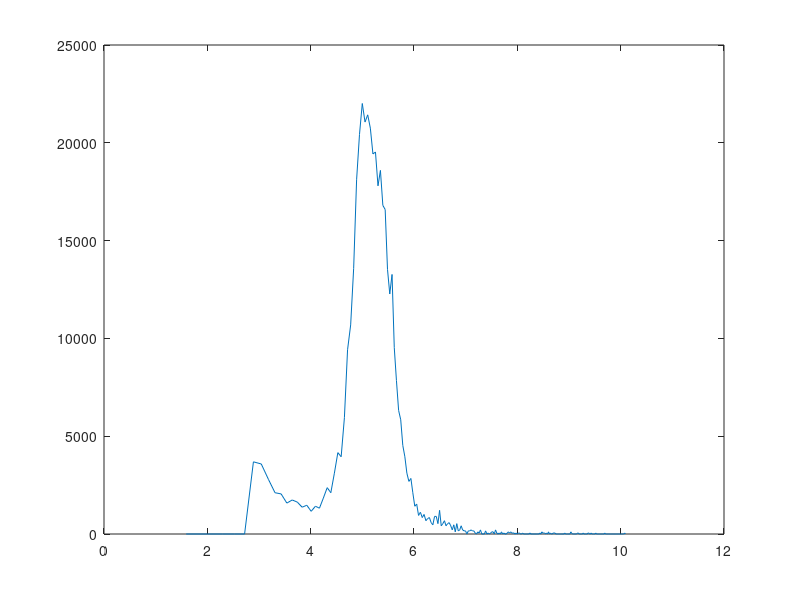

This chart was generated by the following MATLAB code: (Note: this script raises an error after producing the figure.)
% M-file to calculate the linear extinction cross-section and attenuation
% of a given microbubble population
%
% Based on the paper "uniform scattering and attenuation..."
% fit 2kpa attenuation

clear all 
%close all

tic
%% load size distribution and exp data
load size20171214tip730ul
load 2017-12-14dspc2_3ul
% load size20171214dspc2_3ul.mat % size data
% load 2017-12-14dspc2_3ul.mat     % fexcitation-attenuation data

plott = 1;% set this to 0 when fitting

%% driving parameters
frange = [1:0.1:2]*1e6;% frequency range of interest
Pressure = 40e3; % driving pressure Pa
                    
%% bubble parameters
r0 = 0.5*D(:,1)/1e6;% Microbubble radii of interest (rmin to rmax of sizing data), um
%r0 = linspace(2e-6,3e-6,100);% Microbubble radii of interest (rmin to rmax of sizing data)
% plot mb size distribution
figure;
plot(D(:,1),D(:,2))

elas_mod_range = 3.3%:0.01:0.9%:0.1:1;% Elastic compression modulus (Marmottant model), N/m Chi
kaps_range =  1e-8%[1:1:25]*1e-9;% Interfacial dilational viscosity
sig_mar_range = 0.002%[0:0.001:0.02];% initial Surface tension water/lipid/PFC interface (coated bubble), N/m
nratio = 8% adjustment of mbs concentration

%% holder parameters
volume = 50*1e-6; % holder volume m^3 5e-6 50ml
d = 0.5e-2; % holder path length m

%% Physical Parameters (SI units)

kap = 1.07;% Octofluoropropane polytropic exponent
mu = 0.001;% Shear liquid viscosity, Pa*s
rho = 998;% Density of liquid, kg/m^3
P0 = 1e5;% Atmospheric pressure, Pa
sig = 0.072;% Surface tension, water/PFC gas interface (free bubble), N/m
c = 1498;% Sound speed in liquid, m/s


for CHIii = 1:length(elas_mod_range)
    for kapsii = 1:length(kaps_range)
        for sig_marii =1:length(sig_mar_range)
            elas_mod = elas_mod_range(CHIii);
            kaps = kaps_range(kapsii);
            sig_mar = sig_mar_range(sig_marii);
            
                for iradius = 1:length(r0)
                    %% Driving, Natural, and Resonant Frequencies
                    
                    wd = (2*pi).*(frange);% Angular driving frequency
                    w0 = (1./r0(iradius)).*sqrt(((3*kap*P0)/rho).*(1+((2*sig)./(P0.*r0(iradius))))- ...
                        ((2*sig)./(rho.*r0(iradius))));% Angular Minnaert natural frequency including surface tension (free bubble), pg.183 Acoustic Bubble
                    
                    % Marmottant
                    w0_mar = (1./r0(iradius)).*sqrt(((3*kap*P0)/rho).*(1+((2*sig_mar)./(P0.*r0(iradius))))- ...
                        ((2*sig_mar)./(rho.*r0(iradius)))+((4*elas_mod)./(r0(iradius).*rho)));%Angular natural frequency for coated bubble (Marmottant model)
                    
                    %% Damping
                    
                    % Damping for free bubble
                    d_vis = (4*mu)./(rho.*w0.*(r0(iradius).^2));% Damping from liquid (viscosity)
                    d_shell = 0;% Damping from shell encapsulation (dilational viscosity)
                    d_rad = ((wd.^2).*r0(iradius))./(w0.*c);% Damping from acoustic radiation (frequency dependent!)
                    
                    d_total = d_vis + d_shell + d_rad;% Total damping
                    
                    % Damping for Marmottant Model
                    d_vis_mar = (4*mu)./(rho.*w0_mar.*(r0(iradius).^2));% Damping from liquid (viscosity)
                    d_shell_mar = (4*kaps)./(rho.*w0_mar.*(r0(iradius).^3));% Damping from shell encapsulation (dilational viscosity)
                    d_rad_mar = ((wd.^2).*r0(iradius))./(w0_mar.*c);% Damping from acoustic radiation (frequency dependent!)
                    
                    d_total_mar = d_vis_mar + d_shell_mar + d_rad_mar;% Total damping
                    
                    %% Extinction Cross-section
                    
                    % Free bubble
                    cap_omega = w0./wd;
                    lin_ext_cross(iradius,:) = (4*pi.*r0(iradius).^2).*((c.*d_total)./(w0.*r0(iradius))).* ...
                        ((cap_omega.^2)./(((1-(cap_omega.^2)).^2)+((cap_omega.^2).*(d_total.^2))));% Linear extinction cross-section for free bubble
                    
                    % Coated bubble (linear Marmottant)
                    cap_omega_mar = w0_mar./wd;
                    lin_ext_cross_mar(iradius,:) = (4*pi*r0(iradius)^2).*((c.*d_total_mar)./(w0_mar*r0(iradius))).* ...
                        ((cap_omega_mar.^2)./(((1-(cap_omega_mar.^2)).^2)+((cap_omega_mar.^2).* ...
                        (d_total_mar.^2))));% Linear extinction cross-section for Marmottant Model
                   
                    % Coated bubble (full Marmottant)
                    for fdriveii = 1:length(frange)
                    [Pd,Ps] = scatterWave(r0(iradius),elas_mod,kaps,sig_mar,frange(fdriveii),Pressure);
                    nonlin_ext_cross_mar(iradius,fdriveii) = 4*pi*r0(iradius)^2*sum(Ps.^2)/sum(Pd.^2);
                    end
                    
                end
            
            
            %% Attenuation
            
            mb_dist = nratio*D(:,2);% Microbubble size distribution (number density)
            %mb_dist = 2.2e4.*gaussmf(r0,[.15e-6 2.5e-6]);% Microbubble size distribution (number density)
            
            for iradius = 1:length(r0)
                % Free bubble
                att(iradius,:) = 10*log10(exp(1)).*lin_ext_cross(iradius,:).*mb_dist(iradius);
                
                % Coated bubble (linear Marmottant)
                att_mar(iradius,:) = 10*log10(exp(1)).*lin_ext_cross_mar(iradius,:).*mb_dist(iradius);
                % Coated bubble (nonlinear Marmottant)
                non_att_mar(iradius,:) = 10*log10(exp(1)).*nonlin_ext_cross_mar(iradius,:).*mb_dist(iradius);

            end
            
            
            %% fitting to exp to calculate error
            
            % volume averaged extinction cross section multiples d (equation 5 in paper)
            % coverted into db/cm
            %plot(frange./1e6,sum(att)/volume*d/(d*1e2),'k'? % free bubble
            atten_c_sim = sum(att_mar)/volume*d/(d*1e2); % coated bubble
            
            atten_c_sim_yy = spline(frange./1e6,atten_c_sim,fexcitation);
            error(CHIii,kapsii,sig_marii) = sum((atten_c_sim_yy(1:end) - (atten_c(1,1:end))-2.8).^2); % 10 means fit from f = 2mhz
            
        end
    end
end

toc

%% find best fit
[v,loc] = min(error(:));
[ii,jj,k] = ind2sub(size(error),loc);
CHI_fit = elas_mod_range(ii)
kaps_fit = kaps_range(jj)
sig0_fit = sig_mar_range(k)


%% Plotting
if plott == 1;
    figure(3);
    plot(frange./1e6,atten_c_sim,'k',fexcitation,atten_c_sim_yy,'^',fexcitation(8:end),atten_c(1,8:end),'o');hold on
    legend('linear simulation','linear simulation-experimentf','experiment');
    ylabel('Attenuation [dB/cm]');xlabel('Frequency [MHz]');
    figformat
    xlim([1 3])
end
%plot(frange./1e6,sum(att)/volume*d/(d*1e2),'k') % free bubble
figure(4);hold on; plot(frange./1e6,sum(non_att_mar)/volume*d/(d*1e2),'k');hold on;
legend(['nonlinear simulation - ',num2str(Pressure/1e3),'kPa']);
ylabel('Attenuation [dB/cm]');xlabel('Frequency [MHz]');
figformat

%% volume fraction of mbs
volume_mbs = sum((4/3*pi*r0.^3).*mb_dist); % m^3
volumeFraction = volume_mbs/(volume)